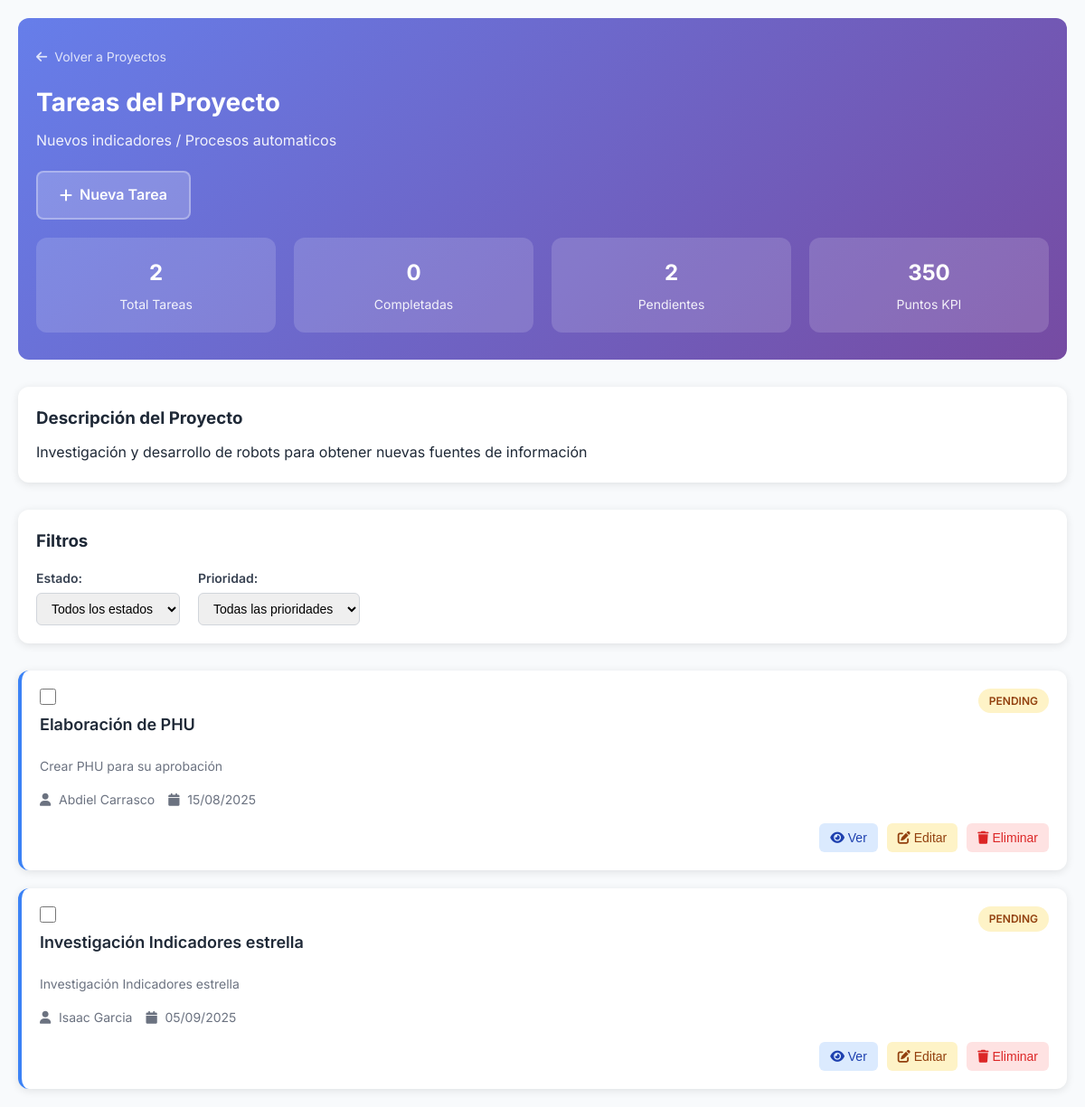
/public/?route=clan_leader/tasks&project_id=15 (signed in), run on the app's committed database.
### tables this page shows
CREATE TABLE `Projects` (
  `project_id` int NOT NULL,
  `project_name` varchar(255) NOT NULL,
  `description` text,
  `clan_id` int NOT NULL,
  `created_by_user_id` int NOT NULL,
  `status` varchar(50) DEFAULT 'open',
  `total_tasks` int DEFAULT '0',
  `completed_tasks` int DEFAULT '0',
  `progress_percentage` decimal(5,2) DEFAULT '0.00',
  `created_at` timestamp NULL DEFAULT CURRENT_TIMESTAMP,
  `updated_at` timestamp NULL DEFAULT CURRENT_TIMESTAMP ON UPDATE CURRENT_TIMESTAMP,
  `kpi_quarter_id` int DEFAULT NULL,
  `kpi_points` int DEFAULT '0',
  `task_distribution_mode` enum('automatic','percentage') DEFAULT 'automatic'
);

CREATE TABLE `Tasks` (
  `task_id` int NOT NULL,
  `parent_task_id` int DEFAULT NULL,
  `task_name` varchar(255) NOT NULL,
  `description` text,
  `project_id` int NOT NULL,
  `assigned_to_user_id` int DEFAULT NULL,
  `created_by_user_id` int DEFAULT NULL,
  `priority` enum('low','medium','high','critical') NOT NULL DEFAULT 'medium',
  `due_date` date DEFAULT NULL,
  `estimated_hours` decimal(5,2) DEFAULT NULL,
  `actual_hours` decimal(5,2) DEFAULT NULL,
  `completion_percentage` decimal(5,2) DEFAULT '0.00',
  `automatic_points` decimal(10,2) NOT NULL DEFAULT '0.00' COMMENT 'Puntos KPI calculados para modo automático',
  `assigned_percentage` decimal(5,2) NOT NULL DEFAULT '0.00' COMMENT 'Porcentaje de puntos KPI asignado manualmente',
  `color_tag` varchar(7) DEFAULT '#3B82F6',
  `is_subtask` tinyint(1) DEFAULT '0',
  `subtask_order` int DEFAULT '0',
  `status` enum('pending','in_progress','completed','cancelled') NOT NULL DEFAULT 'pending',
  `is_completed` tinyint(1) NOT NULL DEFAULT '0',
  `completed_at` timestamp NULL DEFAULT NULL,
  `created_at` timestamp NULL DEFAULT CURRENT_TIMESTAMP,
  `updated_at` timestamp NULL DEFAULT CURRENT_TIMESTAMP ON UPDATE CURRENT_TIMESTAMP
);

CREATE TABLE `Users` (
  `user_id` int NOT NULL,
  `username` varchar(100) NOT NULL,
  `password_hash` varchar(255) NOT NULL,
  `email` varchar(100) DEFAULT NULL,
  `full_name` varchar(100) DEFAULT NULL,
  `is_active` tinyint(1) DEFAULT '1',
  `last_login` timestamp NULL DEFAULT NULL,
  `created_at` timestamp NULL DEFAULT CURRENT_TIMESTAMP
);

### config/database.php (called while the page is built, shortened)
<?php
class Database {
    private static $connection = null;
    public static function getConnection() {
        if (self::$connection === null) {
            try {
                $dsn = "mysql:host=" . DB_HOST . ";dbname=" . DB_NAME . ";charset=utf8mb4";
                $options = [
                    PDO::ATTR_ERRMODE => PDO::ERRMODE_EXCEPTION,
                    PDO::ATTR_DEFAULT_FETCH_MODE => PDO::FETCH_ASSOC,
                    PDO::ATTR_EMULATE_PREPARES => false,
                ];
                self::$connection = new PDO($dsn, DB_USERNAME, DB_PASSWORD, $options);
            } catch (PDOException $e) {
                die('Error de conexión a la base de datos: ' . $e->getMessage());
            }
        }
        return self::$connection;
    }
}

### app/models/Project.php (called while the page is built, shortened)
<?php
class Project {
    private $db;
    public function __construct() {
        $this->db = Database::getConnection();
    }
    public function findById($projectId) {
        try {
            $stmt = $this->db->prepare("
                SELECT
                    p.*,
                    c.clan_name,
                    u.full_name as created_by_name,
                    u.username as created_by_username
                FROM Projects p
                LEFT JOIN Clans c ON p.clan_id = c.clan_id
                LEFT JOIN Users u ON p.created_by_user_id = u.user_id
                WHERE p.project_id = ?
            ");
            $stmt->execute([$projectId]);
            return $stmt->fetch();
        } catch (PDOException $e) {
            error_log("Error al buscar proyecto: " . $e->getMessage());
            return false;
        }
    }
}

### app/models/Task.php (called while the page is built, shortened)
<?php
class Task {
    private $db;
    public function __construct() {
        $this->db = Database::getConnection();
    }
    public function getByProject($projectId) {
        try {
            $stmt = $this->db->prepare("
                SELECT
                    t.*,
                    u.full_name as assigned_to_fullname,
                    u.username as assigned_to_username,
                    GROUP_CONCAT(DISTINCT ta_users.full_name ORDER BY ta_users.full_name SEPARATOR ', ') as all_assigned_users,
                    GROUP_CONCAT(DISTINCT ta_users.user_id ORDER BY ta_users.full_name SEPARATOR ',') as all_assigned_user_ids
                FROM Tasks t
                LEFT JOIN Users u ON t.assigned_to_user_id = u.user_id
                LEFT JOIN Task_Assignments ta ON t.task_id = ta.task_id
                LEFT JOIN Users ta_users ON ta.user_id = ta_users.user_id
                WHERE t.project_id = ?
                AND t.is_subtask = 0
                GROUP BY t.task_id
                ORDER BY t.due_date ASC, t.created_at DESC
            ");
            $stmt->execute([$projectId]);
            return $stmt->fetchAll(PDO::FETCH_ASSOC);
        } catch (Exception $e) {
            error_log("Error al obtener tareas del proyecto: " . $e->getMessage());
            return [];
        }
    }
}
?>

### app/views/clan_leader/project_tasks.php (the view, shortened to what this page needs)
<!DOCTYPE html>
<html lang="es">
<head>
    <link href="https://cdnjs.cloudflare.com/ajax/libs/font-awesome/6.0.0/css/all.min.css" rel="stylesheet">
</head>
<body>
    <div class="container">
        <div class="header">
            <div class="header-content">
                <div class="breadcrumb">
                    <a href="?route=clan_leader/tasks">
                        <i class="fas fa-arrow-left"></i>
                        Volver a Proyectos
                    </a>
                </div>
                <h1 class="page-title">Tareas del Proyecto</h1>
                <p class="project-name"><?= htmlspecialchars($project['project_name']) ?></p>
                <div class="header-actions">
                    <a href="?route=clan_leader/tasks&action=create&project_id=<?= $project['project_id'] ?>" class="btn-create">
                        <i class="fas fa-plus"></i>
                        Nueva Tarea
                    </a>
                </div>
                <div class="stats-grid">
                    <div class="stat-card">
                        <div class="stat-number"><?= count($tasks) ?></div>
                        <div class="stat-label">Total Tareas</div>
                    </div>
                    <div class="stat-card">
                        <div class="stat-number"><?= count(array_filter($tasks, function($task) { return $task['status'] === 'completed'; })) ?></div>
                        <div class="stat-label">Completadas</div>
                    </div>
                    <div class="stat-card">
                        <div class="stat-number"><?= count(array_filter($tasks, function($task) { return $task['status'] === 'pending'; })) ?></div>
                        <div class="stat-label">Pendientes</div>
                    </div>
                    <?php if ($project['kpi_points'] > 0): ?>
                    <div class="stat-card">
                        <div class="stat-number"><?= number_format($project['kpi_points']) ?></div>
                        <div class="stat-label">Puntos KPI</div>
                    </div>
                    <?php endif; ?>
                </div>
            </div>
        </div>
        <?php if (!empty($project['description'])): ?>
        <div class="project-description">
            <h3>Descripción del Proyecto</h3>
            <p><?= htmlspecialchars($project['description']) ?></p>
        </div>
        <?php endif; ?>
        <div class="filters">
            <h3>Filtros</h3>
            <div class="filter-row">
                <div class="filter-group">
                    <label for="statusFilter">Estado:</label>
                    <select id="statusFilter" onchange="filterTasks()">
                        <option value="">Todos los estados</option>
                    </select>
                </div>
                <div class="filter-group">
                    <label for="priorityFilter">Prioridad:</label>
                    <select id="priorityFilter" onchange="filterTasks()">
                        <option value="">Todas las prioridades</option>
                    </select>
                </div>
            </div>
        </div>
        <div class="tasks-grid">
            <?php if (!empty($tasks)): ?>
                <?php foreach ($tasks as $task): ?>
                <div class="task-card <?= $task['priority'] ?>" data-status="<?= $task['status'] ?>" data-priority="<?= $task['priority'] ?>">
                    <div class="task-header">
                        <div class="task-title">
                            <div class="task-checkbox">
                                <input type="checkbox"
                                       <?= $task['status'] === 'completed' ? 'checked' : '' ?>
                                       onchange="toggleTaskStatus(<?= $task['task_id']; ?>, this.checked)">
                            </div>
                            <h3><?= htmlspecialchars($task['task_name']) ?></h3>
                        </div>
                        <span class="task-status <?= $task['status'] ?>">
                            <?= ucfirst(str_replace('_', ' ', $task['status'])) ?>
                        </span>
                    </div>
                    <?php if (!empty($task['description'])): ?>
                    <div class="task-description">
                        <?= htmlspecialchars($task['description']) ?>
                    </div>
                    <?php endif; ?>
                    <div class="task-meta">
                        <?php if (!empty($task['assigned_to_fullname'])): ?>
                        <div class="meta-item">
                            <i class="fas fa-user"></i>
                            <span><?= htmlspecialchars($task['assigned_to_fullname']) ?></span>
                        </div>
                        <?php endif; ?>
                        <?php if (!empty($task['due_date'])): ?>
                        <div class="meta-item">
                            <i class="fas fa-calendar"></i>
                            <span><?= date('d/m/Y', strtotime($task['due_date'])) ?></span>
                        </div>
                        <?php endif; ?>
                    </div>
                    <div class="task-actions">
                        <button class="action-btn view-btn" onclick="viewTaskDetails(<?= $task['task_id'] ?>)">
                            <i class="fas fa-eye"></i> Ver
                        </button>
                        <button class="action-btn edit-btn" onclick="editTask(<?= $task['task_id'] ?>)">
                            <i class="fas fa-edit"></i> Editar
                        </button>
                        <button class="action-btn delete-btn" onclick="deleteTask(<?= $task['task_id'] ?>)">
                            <i class="fas fa-trash"></i> Eliminar
                        </button>
                    </div>
                </div>
                <?php endforeach; ?>
            <?php endif; ?>
        </div>
    </div>
</body>
</html>

### app/views/clan_leader/project_tasks.php (style rules this page uses)
* { margin: 0; padding: 0; box-sizing: border-box; }
body { font-family: 'Inter', sans-serif; background: #f8fafc; color: #1f2937; line-height: 1.6; }
.container { max-width: 1200px; margin: 0 auto; padding: 20px; }
.header { background: linear-gradient(135deg, #667eea 0%, #764ba2 100%); color: white; padding: 30px 0; margin-bottom: 30px; border-radius: 12px; }
.header-content { max-width: 1200px; margin: 0 auto; padding: 0 20px; }
.breadcrumb { margin-bottom: 15px; }
.breadcrumb a { color: rgba(255, 255, 255, 0.8); text-decoration: none; font-size: 14px; display: inline-flex; align-items: center; gap: 8px; }
.page-title { font-size: 28px; font-weight: 700; margin-bottom: 8px; }
.project-name { font-size: 16px; opacity: 0.9; margin-bottom: 20px; }
.header-actions { margin-top: 20px; }
.btn-create { background: rgba(255, 255, 255, 0.2); color: white; padding: 12px 24px; border-radius: 8px; text-decoration: none; display: inline-flex; align-items: center; gap: 8px; font-weight: 600; border: 2px solid rgba(255, 255, 255, 0.3); transition: all 0.3s ease; }
.stats-grid { display: grid; grid-template-columns: repeat(auto-fit, minmax(200px, 1fr)); gap: 20px; margin-top: 20px; }
.stat-card { background: rgba(255, 255, 255, 0.15); border-radius: 12px; padding: 20px; text-align: center; }
.stat-number { font-size: 24px; font-weight: 700; margin-bottom: 5px; }
.stat-label { font-size: 14px; opacity: 0.9; }
.project-description { background: white; border-radius: 12px; padding: 20px; margin-bottom: 30px; box-shadow: 0 2px 10px rgba(0, 0, 0, 0.1); }
.project-description h3 { margin-bottom: 10px; color: #1f2937; }
.filters { background: white; border-radius: 12px; padding: 20px; margin-bottom: 30px; box-shadow: 0 2px 10px rgba(0, 0, 0, 0.1); }
.filters h3 { margin-bottom: 15px; color: #1f2937; }
.filter-row { display: flex; gap: 20px; flex-wrap: wrap; }
.filter-group { display: flex; flex-direction: column; gap: 5px; }
.filter-group label { font-weight: 600; font-size: 14px; color: #374151; }
.filter-group select { padding: 8px 12px; border: 1px solid #d1d5db; border-radius: 6px; font-size: 14px; min-width: 150px; }
.tasks-grid { display: grid; gap: 20px; }
.task-card { background: white; border-radius: 12px; padding: 20px; box-shadow: 0 2px 10px rgba(0, 0, 0, 0.1); border-left: 4px solid #e5e7eb; }
.task-card.medium { border-left-color: #3b82f6; }
.task-header { display: flex; justify-content: space-between; align-items: flex-start; margin-bottom: 15px; }
.task-title { flex: 1; }
.task-title h3 { font-size: 18px; font-weight: 600; margin-bottom: 5px; color: #1f2937; }
.task-description { color: #6b7280; font-size: 14px; margin-bottom: 15px; }
.task-meta { display: flex; gap: 15px; flex-wrap: wrap; margin-bottom: 15px; }
.meta-item { display: flex; align-items: center; gap: 5px; font-size: 14px; color: #6b7280; }
.meta-item i { width: 16px; }
.task-status { padding: 4px 12px; border-radius: 20px; font-size: 12px; font-weight: 600; text-transform: uppercase; }
.task-status.pending { background: #fef3c7; color: #92400e; }
.task-actions { display: flex; gap: 10px; justify-content: flex-end; }
.action-btn { padding: 8px 12px; border: none; border-radius: 6px; cursor: pointer; font-size: 14px; transition: all 0.3s ease; }
.view-btn { background: #dbeafe; color: #1e40af; }
.edit-btn { background: #fef3c7; color: #92400e; }
.delete-btn { background: #fee2e2; color: #dc2626; }
.task-checkbox { margin-right: 15px; }
.task-checkbox input[type="checkbox"] { width: 18px; height: 18px; cursor: pointer; }

### data on the page
projects: project_name "Nuevos indicadores / Procesos automaticos", kpi_points "350", description "Investigación y desarrollo de robots para obtener nuevas fuentes de información"
tasks: task_name "Elaboración de PHU", status "PENDING", description "Crear PHU para su aprobación", created_by_user.full_name "Abdiel Carrasco", due_date "15/08/2025"
tasks: task_name "Investigación Indicadores estrella", status "PENDING", description "Investigación Indicadores estrella", assigned_to_user.full_name "Isaac Garcia", due_date "05/09/2025"

### other printed values
count($tasks) "2"
